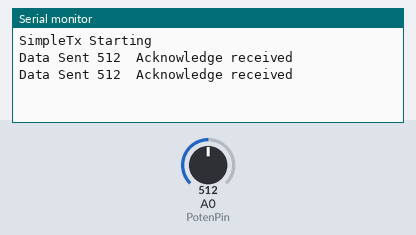
A sketch run on a simulated Arduino Uno, built with avr-gcc and run on an emulated ATmega328P. On the bench: the last lines printed to the serial monitor. The test bench sets the inputs (shaded band); at power-on: A0 (PotenPin) = 512. No radio packets arrive unless stated.

Above: at 2.8 s.
2.9 s: A0 (PotenPin) set to 716
At 3.7 s:
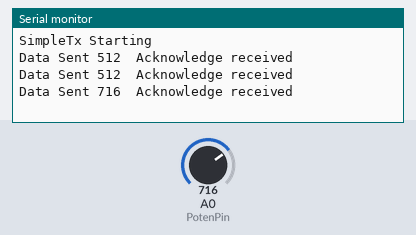
4.4 s: A0 (PotenPin) set to 900
At 5.3 s:
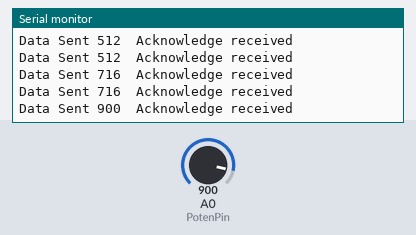
Timing chart, 0 to 7.4 s (numbered marks = the images above; inputs shaded):
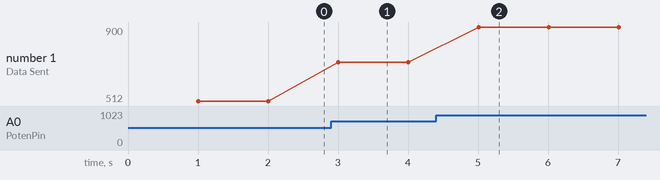

The sketch:

PotentionSender.ino
```cpp
// SimpleTx - the master or the transmitter

#include <SPI.h>
#include <nRF24L01.h>
#include <RF24.h>

#define CE_PIN   9
#define CSN_PIN 10

#define PotenPin A0

const byte slaveAddress[5] = {'R','x','A','A','A'};


RF24 radio(CE_PIN, CSN_PIN); // Create a Radio

int intToSend;
char dataToSend[10] = "Message 0";
char txNum = '0';


unsigned long currentMillis;
unsigned long prevMillis;
unsigned long txIntervalMillis = 1000; // send once per second


void setup() {

    Serial.begin(9600);

    Serial.println("SimpleTx Starting");

    radio.begin();
    radio.setDataRate( RF24_250KBPS );
    radio.setRetries(3,5); // delay, count
    radio.openWritingPipe(slaveAddress);
    pinMode(PotenPin, INPUT);

}

//====================

void loop() {
    currentMillis = millis();
    if (currentMillis - prevMillis >= txIntervalMillis) {
        send();
        prevMillis = millis();
    }
}

//====================

void send() {

    bool rslt;

    intToSend = analogRead(PotenPin);
    rslt = radio.write( &intToSend, sizeof(intToSend) );
        // Always use sizeof() as it gives the size as the number of bytes.
        // For example if dataToSend was an int sizeof() would correctly return 2

    Serial.print("Data Sent ");
    Serial.print(intToSend);
    if (rslt) {
        Serial.println("  Acknowledge received");
        updateMessage();
    }
    else {
        Serial.println("  Tx failed");
    }
}

//================

void updateMessage() {
        // so you can see that new data is being sent
    txNum += 1;
    if (txNum > '9') {
        txNum = '0';
    }
    dataToSend[8] = txNum;
}
```

Measured:
- after the input at 2.9 s, the serial monitor: prints a new line after 0.11 s (image 1)
- after the input at 4.4 s, the serial monitor: prints a new line after 0.61 s (image 2)
- plotted number 1: 512 → 716 after the input at 2.9 s, 716 → 900 after the input at 4.4 s
